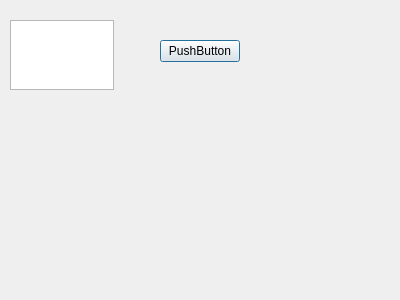
<?xml version="1.0" encoding="UTF-8"?>
<ui version="4.0">
 <class>MyDialog</class>
 <widget class="QDialog" name="MyDialog">
  <property name="geometry">
   <rect>
    <x>0</x>
    <y>0</y>
    <width>400</width>
    <height>300</height>
   </rect>
  </property>
  <property name="windowTitle">
   <string>Dialog</string>
  </property>
  <widget class="QTextEdit" name="textEdit">
   <property name="geometry">
    <rect>
     <x>10</x>
     <y>20</y>
     <width>104</width>
     <height>70</height>
    </rect>
   </property>
  </widget>
  <widget class="QPushButton" name="pushButton">
   <property name="geometry">
    <rect>
     <x>160</x>
     <y>40</y>
     <width>80</width>
     <height>22</height>
    </rect>
   </property>
   <property name="text">
    <string>PushButton</string>
   </property>
  </widget>
 </widget>
 <resources/>
 <connections/>
</ui>
